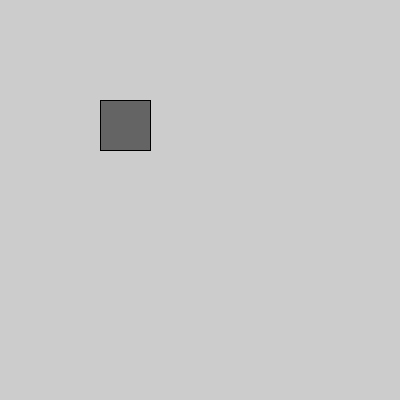
Frame 1 (no input)
Frame 60 (the mouse pressed at the canvas centre just before this capture): identical to frame 1, image omitted
Frame 120 (the mouse held since frame 60 and released just before this capture): identical to frame 1, image omitted

The Processing sketch that drew this single still picture (run headless with seeded random() and noise(); from frame 60 on, the mouse is pressed at the canvas centre):

// Processing sketch: TestingHowClassesWork
// ── TestingHowClassesWork.pde

  
class rectangle{ //class name
 
  int posx; //class attributes
  int posy;
  int lengx;
  int lengy;
  color col;
  
  //declare class constructor
 rectangle(int x, int y, int leng_x, int leng_y){ 
   posx=x;
   posy=y;//update the objects attributes
   lengx=leng_x;
   lengy=leng_y;
   rect(x, y,leng_x,leng_y); //create the rectangle
 }
 
 //declare function to check if mouse is inside the object
 boolean IsInRect(){
   if (mouseX>posx && mouseX<(posx+lengx)&& mouseY>posy && mouseY<(posy+lengy)){
     return true;
   } else{
     return false;
   }
 }
 
 void ShapeColor(float col1,float col2,float col3){
   fill(col1,col2,col3);
   rect(posx, posy,lengx,lengy);
 }
}


rectangle myrec; //declare an object to be of 'rectangle' class I made

void setup() {
  frameRate(10);
  size(400, 400);//define the size of the window
  fill(100);
  myrec= new rectangle(100,100,50,50); //create a new object of the rectangle class

}

void draw() {
  println(myrec.lengx);
  
  if (mousePressed && myrec.IsInRect()){
    background(0);
    fill(random(0,255),random(0,255),random(0,255));
    ellipse(300,300,50,50);
    
    float rand1=random(0,255);
    float rand2=random(0,255);
    float rand3=random(0,255);

    myrec.ShapeColor(rand1,rand2,rand3);
  }
}
     
